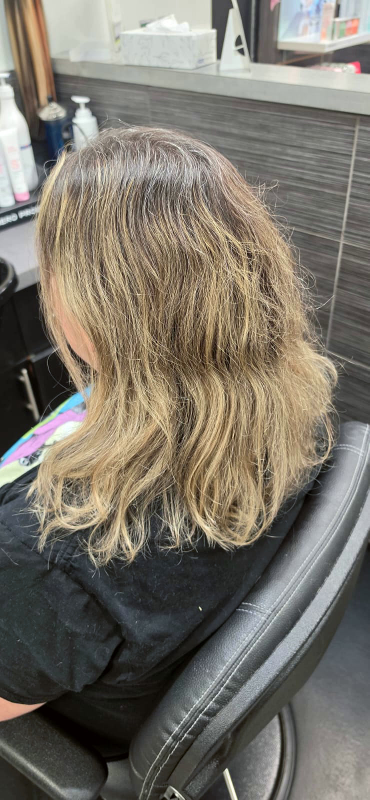
#> input picture Chatters_Videos/marina_before_after/src/p1.jpg, 739 x 1600 px (shown at 1/2 size); its folder holds 4 pictures in this run
$ python build_video.py
#> lines starting #> are read from the running program, lines starting #| are printed output that depends on the picture
"""Marina before/after reel: 1080x1920, 30 fps, 92 BPM grid, silent master.

p1 = before (side), p2-p6 = after. House style: serif title + "With Chatters" script, white bold-sans
labels and lower third, white logo over the last shot. Crops keep out the client's face (p1 cheek, p6 glasses),
the "Brow Wax $10" whiteboard (p2 top) and mirror reflections (p4/p5 top).
"""
import math
import os
import subprocess
import sys

from PIL import Image, ImageDraw

D = os.path.dirname(os.path.abspath(__file__))
sys.path.insert(0, os.path.expanduser(
    "~/.claude/skills/synced/aaa4054b-393e-49a4-a4aa-cf26603f340c_09a11075-96da-4ac6-a038-39dc0a7b9638/chatters-house-style/scripts"))
import house_titles as ht  # noqa: E402

W, H, FPS, BPM = 1080, 1920, 30, 92
BEAT = 60 / BPM
P = {i: Image.open(f"{D}/src/p{i}.jpg").convert("RGB") for i in range(1, 7)}
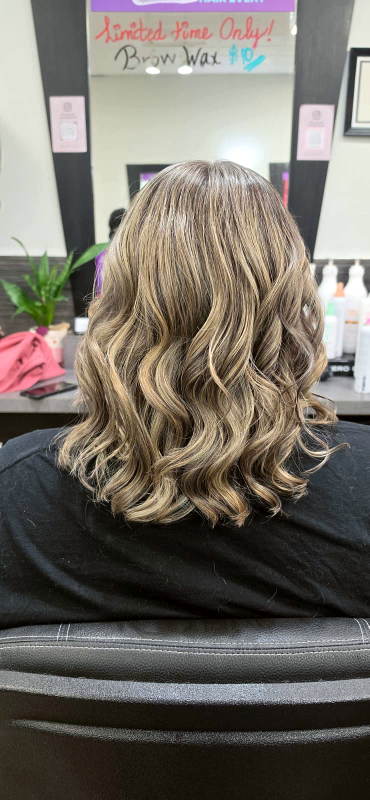
#> input picture Chatters_Videos/marina_before_after/src/p2.jpg, 739 x 1600 px (shown at 1/2 size)
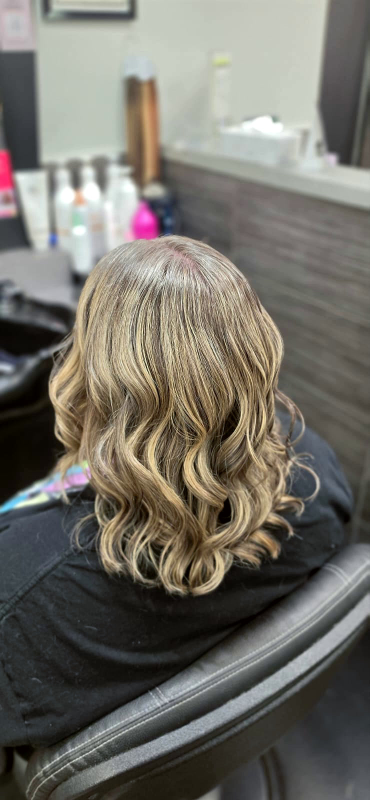
#> input picture Chatters_Videos/marina_before_after/src/p3.jpg, 739 x 1600 px (shown at 1/2 size)
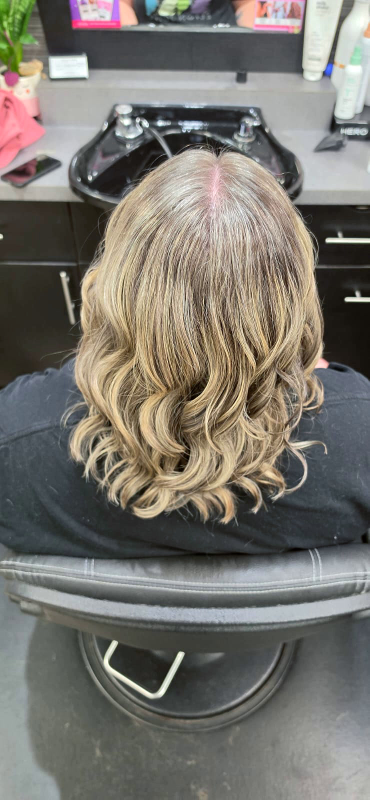
#> input picture Chatters_Videos/marina_before_after/src/p4.jpg, 739 x 1600 px (shown at 1/2 size)
#> (the run stopped early here; a loop or call above may not have finished)
